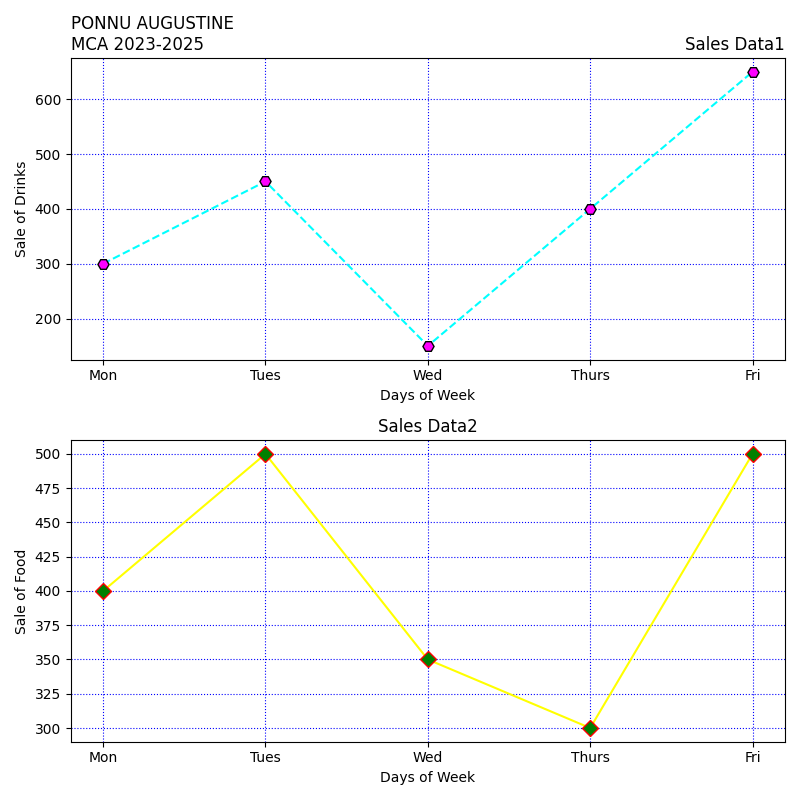

This figure's Python source:
import matplotlib.pyplot as plt

# Data
days = ['Mon', 'Tues', 'Wed', 'Thurs', 'Fri']
drink_sales = [300, 450, 150, 400, 650]
food_sales = [400, 500, 350, 300, 500]

# Create subplots
fig, axs = plt.subplots(2, 1, figsize=(8, 8))

# Plot drink sales
axs[0].plot(days, drink_sales, linestyle='--', color='cyan', marker='H', markersize=8, markerfacecolor='magenta', markeredgecolor='black')
axs[0].set_xlabel('Days of Week')
axs[0].set_ylabel('Sale of Drinks')
axs[0].set_title('Sales Data1', loc='right')
axs[0].set_title('PONNU AUGUSTINE\nMCA 2023-2025', loc='left')  # Multiple titles will only show the last one
axs[0].grid(True, color='blue', linestyle='dotted')

# Plot food sales
axs[1].plot(days, food_sales, linestyle='-', color='yellow', marker='D', markersize=8, markerfacecolor='green', markeredgecolor='red')
axs[1].set_xlabel('Days of Week')
axs[1].set_ylabel('Sale of Food')
axs[1].set_title('Sales Data2', loc='center')
axs[1].grid(True, color='blue', linestyle='dotted')

# Adjust layout and save
plt.tight_layout()
plt.savefig('prgrm2.png')  # Save as PNG file format
plt.show()  # Display the plot
